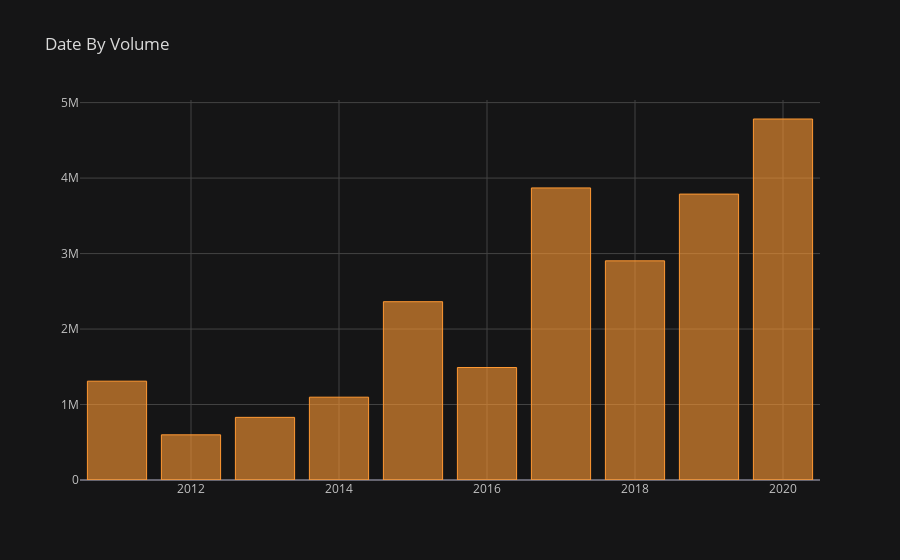

Write notebook code for a chart like this one.
### Markdown cell above
# Bar plots using plotly

### Code cell
bata.groupby(['Date']).mean()['Volume'].iplot(kind='bar',title='Date By Volume',theme='solar')

### Figure 1 — Plotly figure (JSON) as saved in the notebook; plotly's stock layout.template omitted (floating-point values rounded to 4 significant figures)
{"data": [{"marker": {"color": "rgba(255, 153, 51, 0.6)", "line": {"color": "rgba(255, 153, 51, 1.0)", "width": 1}}, "name": "Volume", "orientation": "v", "text": "", "type": "bar", "x": [2011, 2012, 2013, 2014, 2015, 2016, 2017, 2018, 2019, 2020], "y": [1309000.0, 598400.0, 829800.0, 1097000.0, 2362000.0, 1491000.0, 3870000.0, 2904000.0, 3788000.0, 4783000.0]}], "layout": {"legend": {"bgcolor": "#151516", "font": {"color": "#D9D9D9"}}, "paper_bgcolor": "#151516", "plot_bgcolor": "#151516", "title": {"font": {"color": "#D9D9D9"}, "text": "Date By Volume"}, "xaxis": {"gridcolor": "#434343", "showgrid": true, "tickfont": {"color": "#C2C2C2"}, "title": {"font": {"color": "#D9D9D9"}, "text": ""}, "zerolinecolor": "#666570"}, "yaxis": {"gridcolor": "#434343", "showgrid": true, "tickfont": {"color": "#C2C2C2"}, "title": {"font": {"color": "#D9D9D9"}, "text": ""}, "zerolinecolor": "#666570"}}}
